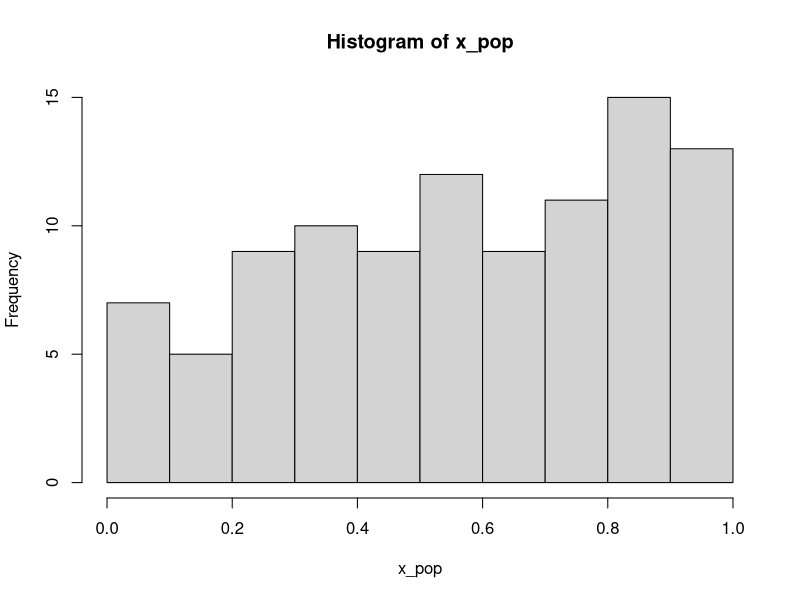
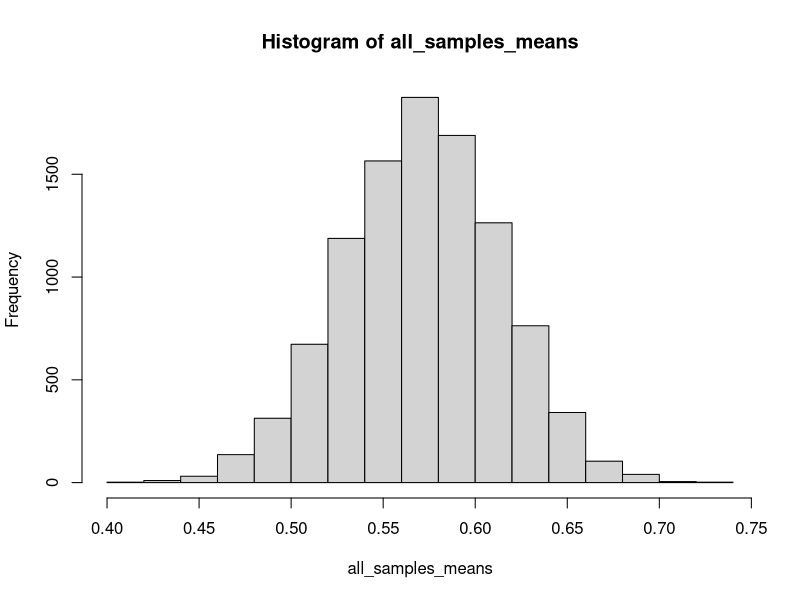
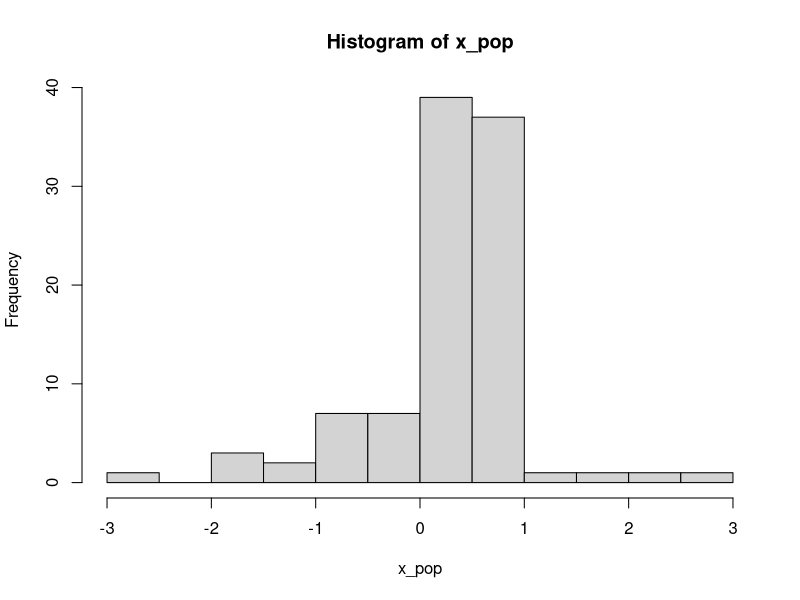
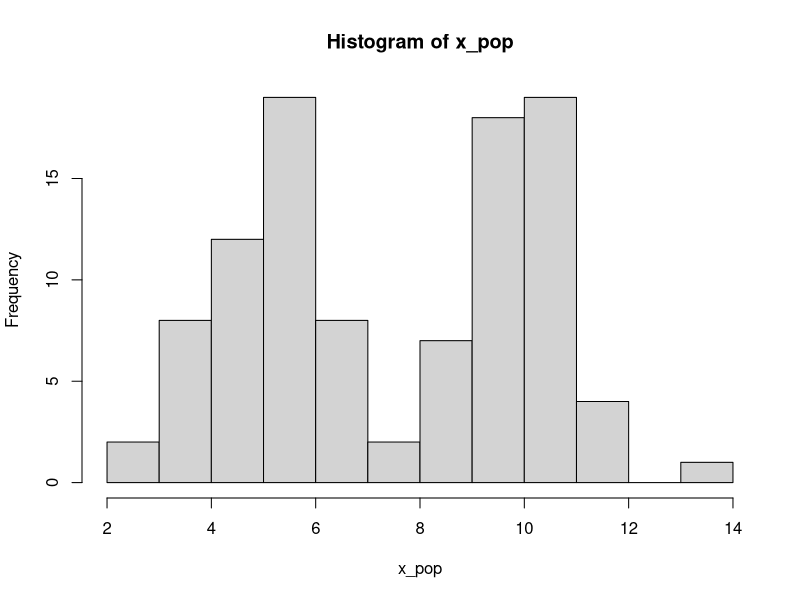

The R source for these figures, in order:
## ---- chunk 1
x_pop <- runif(100) # create a popluation with measurable x
## ---- chunk 2
hist(x_pop)  # what does the distribution look like for x
mean(x_pop)  # True mean of x (popluation mean)
## ---- chunk 3
x_sample <- 
  sample(x = x_pop,
         size = 30)
mean(x_sample) # sample mean
## ---- chunk 4
for(i in 1:10){
print(paste("Number:", i))
}
## ---- chunk 5
for(i in 1:10){
  x_sample <- sample(x_pop, 30)
  print(mean(x_sample)) # sample mean  
}
## ---- chunk 6
# Expectations for repeated sampling
all_samples_means <- c() # this vector is an empty container where we will save means
for(i in 1:10000){
  x_sample <- sample(x = x_pop, size = 30)
  all_samples_means[i] <- mean(x_sample) # save the mean for trial i in position i in vector 
}
## ---- chunk 7
hist(all_samples_means)
## ---- chunk 8
x_pop <- c(rnorm(40), runif(60))
hist(x_pop)
x_pop <- c(rnorm(50,mean = 10), rnorm(50, mean = 5)) 
hist(x_pop)
